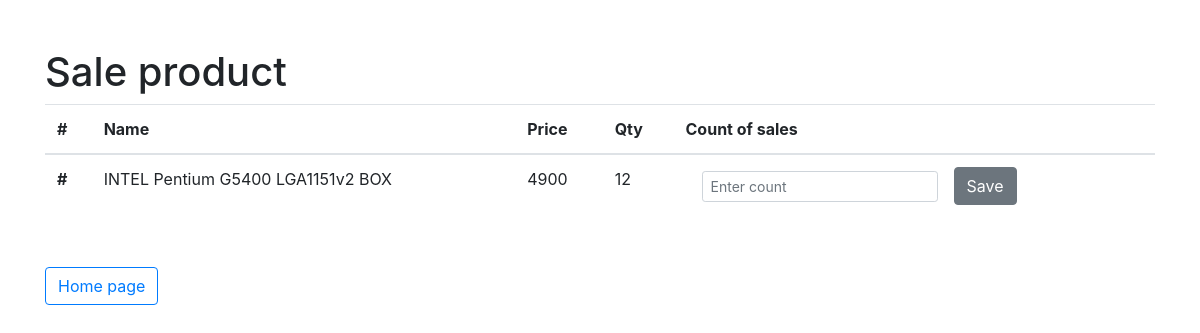
Before: /sale/3?count= with the older database file.
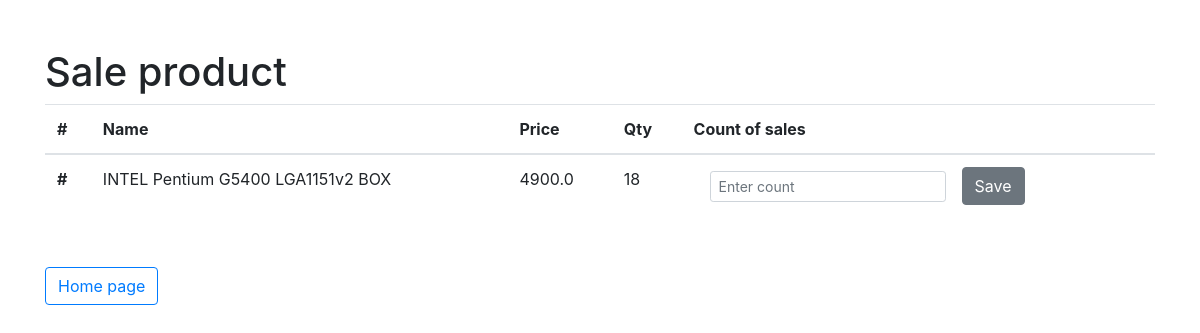
After: the same page with the newer database file.
### tables this page shows
CREATE TABLE products(
    id INTEGER PRIMARY KEY AUTOINCREMENT,
    name TEXT NOT NULL,
    price REAL NOT NULL,
    qty INTEGER NOT NULL DEFAULT 0 CHECK ( qty >= 0 )
);

### app/main.py (the view)
    @app.route('/sale/<id>', methods=['GET'])
    def sale_form(id):
        product = db.get_by_id(db.open_db(db_url), id)
        return render_template('sale.html', product=product)

### app/db.py (called while the page is built)
def open_db(url):
    db = sqlite3.connect(url)
    db.row_factory = sqlite3.Row
    return db

def get_by_id(db, id):
    with db:
        cursor = db.cursor()
        cursor.execute('SELECT id, name, price, qty FROM products WHERE id = :id', {'id': id})
        for row in cursor:
            return Product(
                row['id'],
                row['name'],
                row['price'],
                row['qty']
            )

### app/templates/sale.html (shortened to what this page needs)
<!doctype html>
<html lang="en">
<head>
    <link rel="stylesheet" href="https://stackpath.bootstrapcdn.com/bootstrap/4.3.1/css/bootstrap.min.css"
>
</head>
<body>
<div class="container">
    <div class="row">
        <div class="col pt-5">
            <h1>Sale product</h1>
            <table class="table">
                <thead>
                <tr>
                    <th scope="col">#</th>
                    <th scope="col">Name</th>
                    <th scope="col">Price</th>
                    <th scope="col">Qty</th>
                    <th scope="col">Count of sales</th>
                </tr>
                </thead>
                <tbody>
                <tr>
                    <th scope="row">#</th>
                    <td>{{ product.name }}</td>
                    <td>{{ product.price }}</td>
                    <td>{{ product.qty }}</td>
                    <td>
                        <div class="form-group col-xs-1">
                            <form class="form-inline" action="{{ url_for('sale', id=product.id, count=count) }}" method="post">
                                <div class="form-group mx-sm-3 mb-2">
                                    <input name="count" value="{{ count }}" class="form-control form-control-sm"
                                           placeholder="Enter count" required>
                                </div>
                                <button class="btn btn-secondary mb-2">Save</button>
                            </form>
                        </div>
                    </td>
                </tr>
                </tbody>
            </table>
            <a href="{{ url_for('index') }}"><button style="margin-top: 10px" type="button"
                             class="btn btn-outline-primary">Home page</button></a>
        </div>
    </div>
</div>
</body>
</html>

Changed rows visible on the page:
changed products "INTEL Pentium G5400 LGA1151v2 BOX": price "4900" → "4900.0"; qty "12" → "18"
